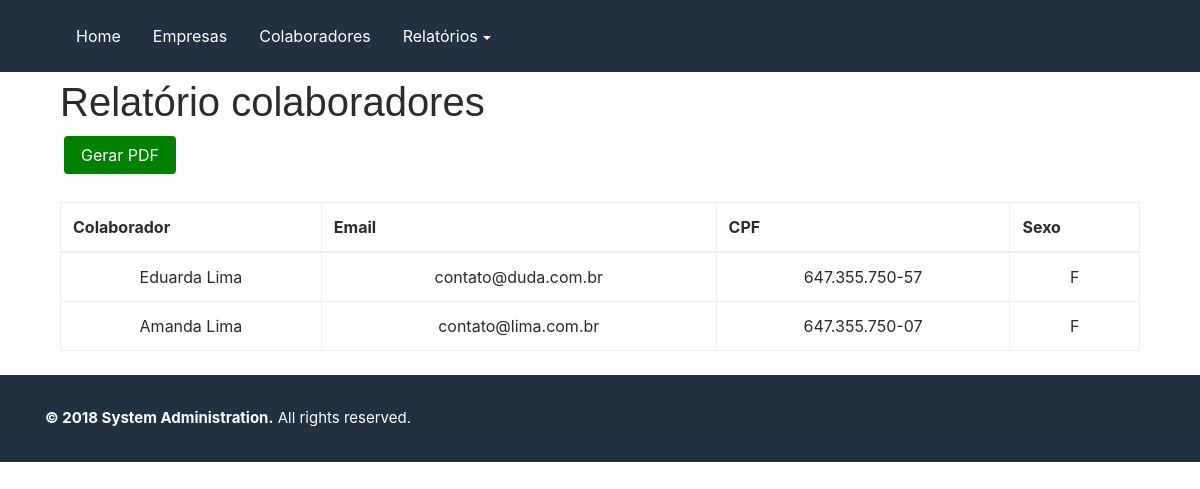
/index.php/colaboradores/relatorio, run on the app's committed database.
### tables this page shows
CREATE TABLE `colaborador` (
  `id_colaborador` int(11) NOT NULL,
  `email` varchar(40) NOT NULL,
  `nome` varchar(40) NOT NULL,
  `cpf` varchar(14) NOT NULL,
  `sexo` enum('M','F') NOT NULL,
  `empresa_id` int(11) DEFAULT NULL
);

### application/controllers/colaboradores.php (called while the page is built, shortened)
<?php
class Colaboradores extends CI_Controller {
	function __construct(){
		$this->load->helper('url');
	}
	public function relatorio(){
		$this->load->model('Colaboradores_model');
		$table = $this->Colaboradores_model->getColaboradoresSexo();
		$dados = array(
			'title' => 'Relatório Empresas',
			'table' => $table
		);
		$this->load->view('colaborador/relatorio', $dados);
	}
}

### index.php (called while the page is built, shortened)
<?php
require_once BASEPATH.'core/CodeIgniter.php';

### application/models/Colaboradores_model.php (called while the page is built, shortened)
<?php
class Colaboradores_model extends CI_Model {
	public function getColaboradoresSexo(){
		$query = $this->db->get_where('colaborador');
		return $query->result();
	}
}

### application/views/colaborador/relatorio.php (the view, shortened to what this page needs)
<div class="row">
	<div class="container">
		<div class="col-md-12">
			<h1>Relatório colaboradores</h1>
			<a href="<?php echo base_url("colaborador/relatorio/pdf"); ?>" class="btn btn-sucess m-1" style="background-color: green;color: white;" role="button aria-pressed="true">Gerar PDF</a>
				<table class="table table-bordered table-hover mt-4">
					<thead>
						<tr>
							<th>Colaborador</th>
							<th>Email</th>
							<th>CPF</th>
							<th>Sexo</th>
						</tr>
					</thead>
					<tbody>
						<?php
							foreach ($table as $line) {
								echo "<tr class='text-center'>".
									"<td>". $line->nome ."</td>".
									"<td>". $line->email ."</td>".
									"<td>". $line->cpf ."</td>".
									"<td>". $line->sexo ."</td>".
								"</tr>";
							}
						?>
					</tbody>
				</table>
		</div>
	</div>
</div>

### assets/css/style.css (style rules this page uses)
* { margin: 0; padding: 0; outline: 0; box-sizing: border-box; }
body { overflow-x: hidden; }
h1, h2, h3, h4, h5 { font-family: Oswald,sans-serif; font-weight: 400; }
a { color: white; }

### data on the page
colaborador: nome "Eduarda Lima", email "contato@duda.com.br", cpf "647.355.750-57", sexo "F"
colaborador: nome "Amanda Lima", email "contato@lima.com.br", cpf "647.355.750-07", sexo "F"
